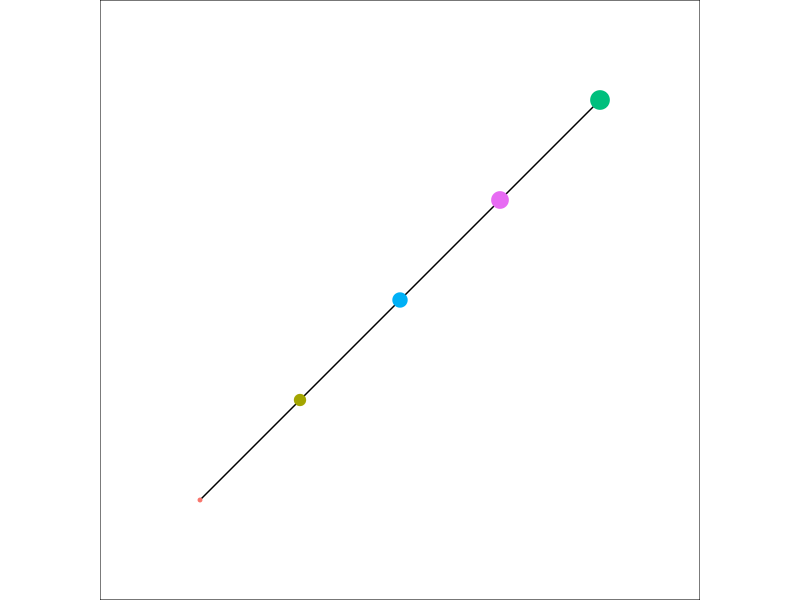
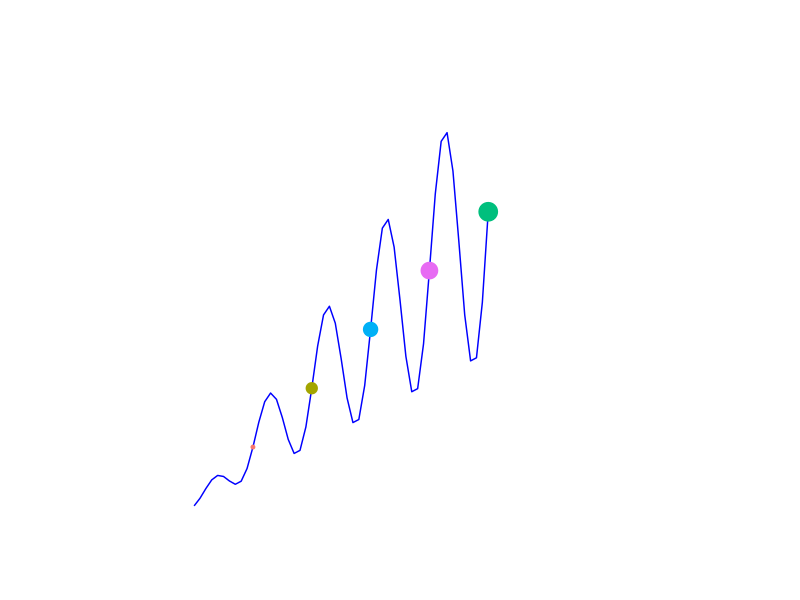
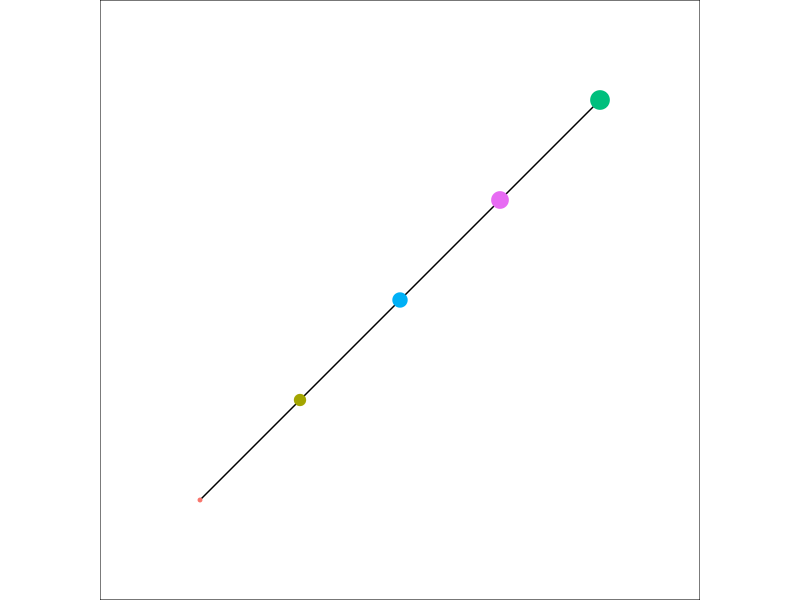

The R script that drew these images, in order:
# PROMPT: create a piece of generative aRt consisting of 5 points / objects and a line
# each point / object should be a different colour and size

# libraries ---------------------------------------------------------------


library(tidyverse)
library(here)


# time to make art --------------------------------------------------------


data_for_points <- tibble(
  x = seq(1,5),
  y = seq(1,5),
  sizes = seq(1,5),
  colours = c("#003049", "#d62828", "#f77f00", "#fcbf49", "#eae2b7")
)

data_for_line <- tibble(
  x = seq(1,5),
  y = seq(1,5)
)


ggplot() + 
  geom_line(data = data_for_line, mapping = aes(x = x, y = y)) +
  geom_point(data = data_for_points, mapping = aes(x = x, y = y, size = sizes, colour = colours)) + 
  scale_x_continuous(expand = c(.2,.2)) +
  scale_y_continuous(expand = c(.2,.2)) +
  theme_void() + 
  theme(
    aspect.ratio = 1,
    legend.position = "none",
    plot.background = element_rect(fill = "white", colour = "black")
  )


# export your aRt ---------------------------------------------------------


ggsave("my_art.png", path = here("viz"), height = 5, width = 5)


# hmm ---------------------------------------------------------------------


x <- seq(0, 5, by = 0.1)
y <- x + sin(x * 2 * pi * 5 / max(x)) * x / 2  # 5 wiggles
data <- data.frame(x, y)

ggplot(data, aes(x = x, y = y)) +
  geom_line(color = "blue") +
  geom_point(data = data_for_points, mapping = aes(x = x, y = y, size = sizes, colour = colours)) + 
  scale_x_continuous(limits = c(0,7), expand = c(.2,.2)) +
  scale_y_continuous(limits = c(0,7), expand = c(.2,.2)) +
  theme_void() + 
  theme(
    aspect.ratio = 1,
    legend.position = "none"
  )


# -------------------------------------------------------------------------